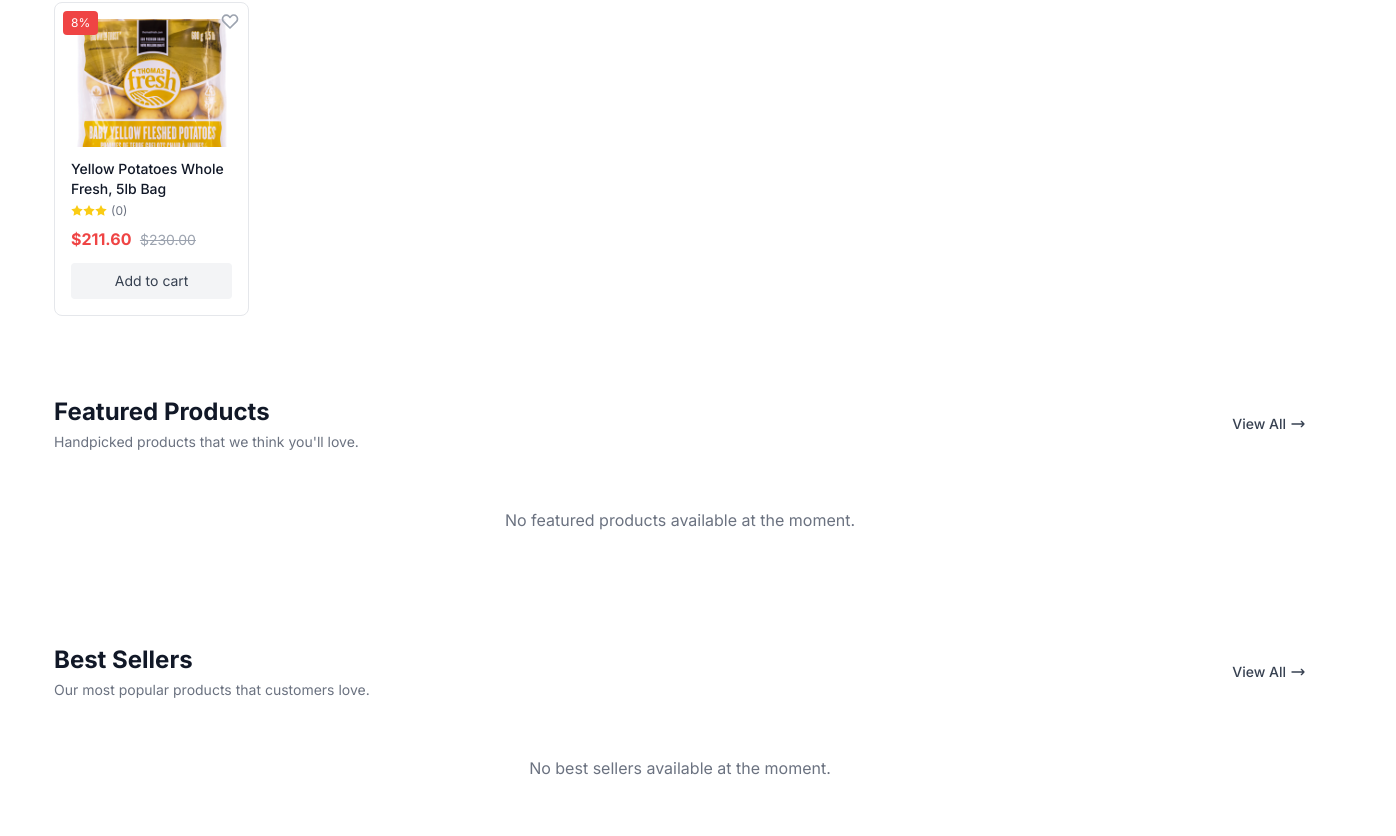
The page /shop/home/ (lower part) on the database as committed earlier.
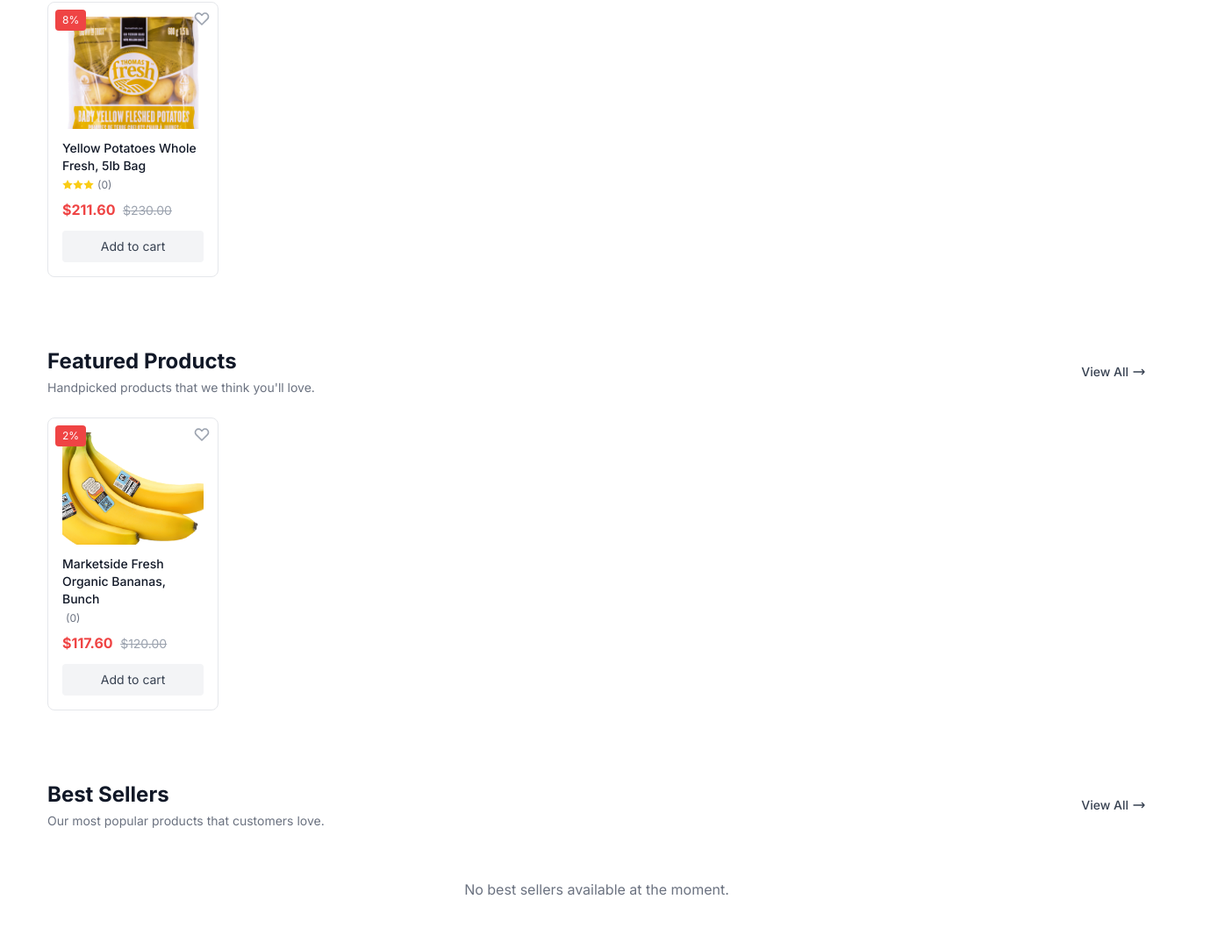
The same page on the database as committed later.
### shop/models.py (models this page shows, shortened)
class Product(models.Model):
    SECTION_CHOICES = [
        ('new_arrivals', 'New Arrivals'),
        ('featured', 'Featured Products'),
        ('best_sellers', 'Best Sellers'),
    ]
    category = models.ForeignKey(Category, on_delete=models.CASCADE)
    subcategory = models.ForeignKey(SubCategory, on_delete=models.CASCADE, null=True, blank=True)
    name = models.CharField(max_length=200)
    description = models.TextField()
    price = models.DecimalField(max_digits=10, decimal_places=2)
    image = models.ImageField(upload_to='products/')
    ratings = models.FloatField(default=0)
    discount_percentage = models.PositiveIntegerField(default=0)
    products_remaining = models.PositiveIntegerField(default=0)
    section = models.CharField(max_length=20, choices=SECTION_CHOICES, default='new_arrivals')
    def discounted_price(self):
        if self.price is None or self.discount_percentage is None:
            return None
        from decimal import Decimal
        discount_factor = Decimal('1') - (Decimal(str(self.discount_percentage)) / Decimal('100'))
        return round(self.price * discount_factor, 2)
    discounted_price.short_description = "Discounted Price"

### shop/views.py (the view)
# urls.py: path('home/', views.home, name='home'),  # home route in shop app
def home(request):
    user = request.user
    categories = Category.objects.prefetch_related('subcategories').all()  # Fetch categories with subcategories
    new_arrivals = Product.objects.filter(section='new_arrivals')[:6]
    featured_products = Product.objects.filter(section='featured')[:6]
    best_sellers = Product.objects.filter(section='best_sellers')[:6]
    context = {
        'user_id': user.id,
        'username': user.username,
        'categories': categories,  # Add categories to context
        'new_arrivals': new_arrivals,
        'featured_products': featured_products,
        'best_sellers': best_sellers,
    }
    return render(request, 'shop/home.html', context)

### shop/templates/shop/home.html (shortened to what this page needs)
{% extends "shop/base.html" %}
{% block content %}
<div class="mt-8" style="width: 1300px; margin-left: -22px;">
<div class="mt-8" style="width: 1300px; margin-left: -22px;">
    <div class="bg-white rounded-lg p-6">
        <div class="grid grid-cols-1 md:grid-cols-6 gap-4">
            {% for product in new_arrivals %}
            <div class="bg-white border rounded-lg p-4 relative group hover:shadow-lg transition-shadow">
                {% if product.discount_percentage > 0 %}
                <div class="absolute top-2 left-2 bg-red-500 text-white text-xs px-2 py-1 rounded">
                    {{ product.discount_percentage }}%
                </div>
                {% endif %}
                <button class="absolute top-2 right-2 text-gray-400 hover:text-red-500">
                    <svg class="w-5 h-5" fill="none" stroke="currentColor" viewBox="0 0 24 24">
                        <path stroke-linecap="round" stroke-linejoin="round" stroke-width="2" d="M4.318 6.318a4.5 4.5 0 000 6.364L12 20.364l7.682-7.682a4.5 4.5 0 00-6.364-6.364L12 7.636l-1.318-1.318a4.5 4.5 0 00-6.364 0z"></path>
                    </svg>
                </button>
                <div class="mb-3">
                    <img src="{{ product.image.url }}" alt="{{ product.name }}" class="w-full h-32 object-cover rounded">
                </div>
                <h3 class="font-medium text-sm text-gray-900 mb-1">{{ product.name|truncatechars:50 }}</h3>
                <div class="flex items-center mb-2">
                    <div class="flex text-yellow-400">
                        {% for i in "12345"|make_list %}
                            {% if forloop.counter <= product.ratings %}
                                <svg class="w-3 h-3 fill-current" viewBox="0 0 20 20"><path d="M10 15l-5.878 3.09 1.123-6.545L.489 6.91l6.572-.955L10 0l2.939 5.955 6.572.955-4.756 4.635 1.123 6.545z"/></svg>
                            {% endif %}
                        {% endfor %}
                    </div>
                    <span class="text-xs text-gray-500 ml-1">({{ product.reviews.count }})</span>
                </div>
                <div class="flex items-center justify-between">
                    <div>
                        {% if product.discount_percentage > 0 %}
                            <span class="text-red-500 font-bold">${{ product.discounted_price }}</span>
                            <span class="text-gray-400 line-through text-sm ml-1">${{ product.price }}</span>
                        {% else %}
                            <span class="text-gray-900 font-bold">${{ product.price }}</span>
                        {% endif %}
                    </div>
                </div>
                <button class="w-full mt-3 bg-gray-100 hover:bg-gray-200 text-gray-700 text-sm py-2 rounded transition-colors">
                    Add to cart
                </button>
            </div>
            {% empty %}
            <div class="col-span-6 text-center text-gray-500 py-8">
                No new arrivals available at the moment.
            </div>
            {% endfor %}
        </div>
    </div>
</div>
<div class="mt-8" style="width: 1300px; margin-left: -22px;">
    <div class="bg-white rounded-lg p-6">
        <div class="flex justify-between items-center mb-6">
            <div>
                <h2 class="text-2xl font-bold text-gray-900">Featured Products</h2>
                <p class="text-sm text-gray-500 mt-1">Handpicked products that we think you'll love.</p>
            </div>
            <a href="#" class="text-sm font-medium text-gray-700 hover:text-gray-900 flex items-center">
                View All
                <svg class="w-4 h-4 ml-1" fill="none" stroke="currentColor" viewBox="0 0 24 24">
                    <path stroke-linecap="round" stroke-linejoin="round" stroke-width="2" d="M17 8l4 4m0 0l-4 4m4-4H3"></path>
                </svg>
            </a>
        </div>
        <div class="grid grid-cols-1 md:grid-cols-6 gap-4">
            {% for product in featured_products %}
            <div class="bg-white border rounded-lg p-4 relative group hover:shadow-lg transition-shadow">
                {% if product.discount_percentage > 0 %}
                <div class="absolute top-2 left-2 bg-red-500 text-white text-xs px-2 py-1 rounded">
                    {{ product.discount_percentage }}%
                </div>
                {% endif %}
                <button class="absolute top-2 right-2 text-gray-400 hover:text-red-500">
                    <svg class="w-5 h-5" fill="none" stroke="currentColor" viewBox="0 0 24 24">
                        <path stroke-linecap="round" stroke-linejoin="round" stroke-width="2" d="M4.318 6.318a4.5 4.5 0 000 6.364L12 20.364l7.682-7.682a4.5 4.5 0 00-6.364-6.364L12 7.636l-1.318-1.318a4.5 4.5 0 00-6.364 0z"></path>
                    </svg>
                </button>
                <div class="mb-3">
                    <img src="{{ product.image.url }}" alt="{{ product.name }}" class="w-full h-32 object-cover rounded">
                </div>
                <h3 class="font-medium text-sm text-gray-900 mb-1">{{ product.name|truncatechars:50 }}</h3>
                <div class="flex items-center mb-2">
                    <span class="text-xs text-gray-500 ml-1">({{ product.reviews.count }})</span>
                </div>
                <div class="flex items-center justify-between">
                    <div>
                        {% if product.discount_percentage > 0 %}
                            <span class="text-red-500 font-bold">${{ product.discounted_price }}</span>
                            <span class="text-gray-400 line-through text-sm ml-1">${{ product.price }}</span>
                        {% else %}
                            <span class="text-gray-900 font-bold">${{ product.price }}</span>
                        {% endif %}
                    </div>
                </div>
                <button class="w-full mt-3 bg-gray-100 hover:bg-gray-200 text-gray-700 text-sm py-2 rounded transition-colors">
                    Add to cart
                </button>
            </div>
            {% empty %}
            <div class="col-span-6 text-center text-gray-500 py-8">
                No featured products available at the moment.
            </div>
            {% endfor %}
        </div>
    </div>
</div>
<div class="mt-8" style="width: 1300px; margin-left: -22px;">
    <div class="bg-white rounded-lg p-6">
        <div class="flex justify-between items-center mb-6">
            <div>
                <h2 class="text-2xl font-bold text-gray-900">Best Sellers</h2>
                <p class="text-sm text-gray-500 mt-1">Our most popular products that customers love.</p>
            </div>
            <a href="#" class="text-sm font-medium text-gray-700 hover:text-gray-900 flex items-center">
                View All
                <svg class="w-4 h-4 ml-1" fill="none" stroke="currentColor" viewBox="0 0 24 24">
                    <path stroke-linecap="round" stroke-linejoin="round" stroke-width="2" d="M17 8l4 4m0 0l-4 4m4-4H3"></path>
                </svg>
            </a>
        </div>
        <div class="grid grid-cols-1 md:grid-cols-6 gap-4">
            {% for product in best_sellers %}
            <div class="bg-white border rounded-lg p-4 relative group hover:shadow-lg transition-shadow">
                {% if product.discount_percentage > 0 %}
                <div class="absolute top-2 left-2 bg-red-500 text-white text-xs px-2 py-1 rounded">
                    {{ product.discount_percentage }}%
                </div>
                {% endif %}
                <button class="absolute top-2 right-2 text-gray-400 hover:text-red-500">
                    <svg class="w-5 h-5" fill="none" stroke="currentColor" viewBox="0 0 24 24">
                        <path stroke-linecap="round" stroke-linejoin="round" stroke-width="2" d="M4.318 6.318a4.5 4.5 0 000 6.364L12 20.364l7.682-7.682a4.5 4.5 0 00-6.364-6.364L12 7.636l-1.318-1.318a4.5 4.5 0 00-6.364 0z"></path>
                    </svg>
                </button>
                <div class="mb-3">
                    <img src="{{ product.image.url }}" alt="{{ product.name }}" class="w-full h-32 object-cover rounded">
                </div>
                <h3 class="font-medium text-sm text-gray-900 mb-1">{{ product.name|truncatechars:50 }}</h3>
                <div class="flex items-center mb-2">
                    <div class="flex text-yellow-400">
                        {% for i in "12345"|make_list %}
                            {% if forloop.counter <= product.ratings %}
                                <svg class="w-3 h-3 fill-current" viewBox="0 0 20 20"><path d="M10 15l-5.878 3.09 1.123-6.545L.489 6.91l6.572-.955L10 0l2.939 5.955 6.572.955-4.756 4.635 1.123 6.545z"/></svg>
                            {% endif %}
                        {% endfor %}
                    </div>
                    <span class="text-xs text-gray-500 ml-1">({{ product.reviews.count }})</span>
                </div>
                <div class="flex items-center justify-between">
                    <div>
                        {% if product.discount_percentage > 0 %}
                            <span class="text-red-500 font-bold">${{ product.discounted_price }}</span>
                            <span class="text-gray-400 line-through text-sm ml-1">${{ product.price }}</span>
                        {% else %}
                            <span class="text-gray-900 font-bold">${{ product.price }}</span>
                        {% endif %}
                    </div>
                </div>
                <button class="w-full mt-3 bg-gray-100 hover:bg-gray-200 text-gray-700 text-sm py-2 rounded transition-colors">
                    Add to cart
                </button>
            </div>
            {% empty %}
            <div class="col-span-6 text-center text-gray-500 py-8">
                No best sellers available at the moment.
            </div>
            {% endfor %}
        </div>
    </div>
</div>
{% endblock %}

### shop/templates/shop/base.html (shortened to what this page needs)
<!DOCTYPE html>
<html lang="en">
<head>
    <script src="https://cdn.tailwindcss.com"></script>
    <link rel="stylesheet" href="https://cdnjs.cloudflare.com/ajax/libs/font-awesome/6.4.0/css/all.min.css">
</head>
<body class="min-h-screen">
    <main class="container mx-auto px-4">
        {% block content %}
        {% endblock %}
    </main>
</body>
</html>

### shop/templates/shop/base.html (style rules this page uses)
body { font-family: "Inter", sans-serif; width: 100%; display: flex; flex-direction: column; align-items: center; }

Rows that differ between the two databases and show on the page:
added Product: discount_percentage "2", image (picture), name "Marketside Fresh Organic Bananas, Bunch", reviews.count "0", discounted_price "117.60", price "120.00", shown under "Featured Products"
Other text that changed with them:
text no longer shown: "No featured products available at the moment."
